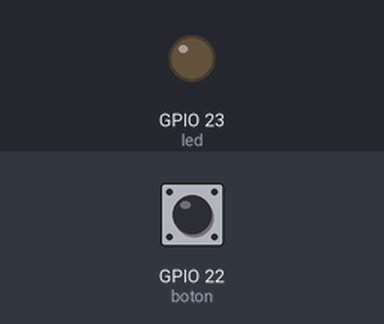
Simulated run of this sketch. Board: ESP32. Shown: output pins drawn as LEDs (lit = HIGH). Inputs (shaded band) come from the test bench; at power-on: GPIO 22 (boton) LOW. WiFi joins after 1.5 s; servers stay silent unless stated; uploads are accepted with an empty reply; what the sketch prints to the serial monitor is not drawn.

Above: at 2.7 s.
2.8 s: GPIO 22 (boton) pulled HIGH for 1.45 s
At 4.8 s:
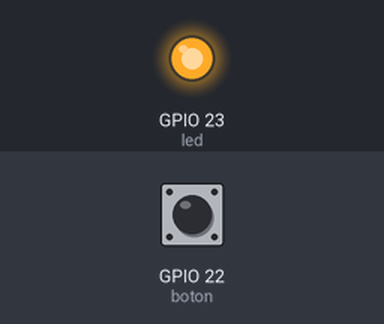
6.6 s: GPIO 22 (boton) pulled HIGH for 3.2 s
At 11.0 s:
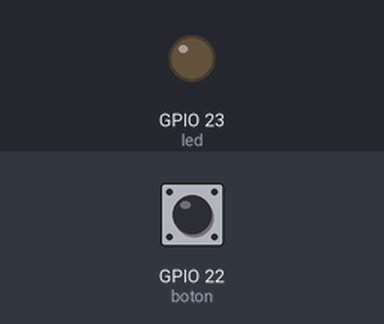
Timing chart, 0 to 12.5 s (numbered marks = the images above; inputs shaded):
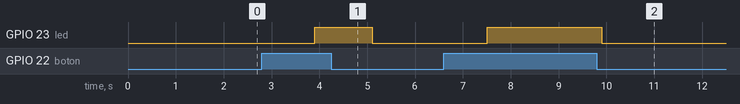

The sketch:

P6.ino
```cpp
#include <WiFi.h>
#include <HTTPClient.h>
int led=23;
int boton=22;
const char *ssid = "MEGACABLE-2.4G-32A5";
const char *password = "2S7xDhn38u";
const char* serverName = "http://192.168.100.3/enviardatos.php";

void setup() {
Serial.begin(9600);
Serial.print("Configurando el access point...");
WiFi.begin(ssid, password);
while (WiFi.status() != WL_CONNECTED) {
delay(500);
Serial.print(".");
}
Serial.println("");
Serial.println("WiFI connected");
Serial.print("IP: ");
Serial.println(WiFi.localIP());
pinMode(boton,INPUT);
pinMode(led,OUTPUT);
}
void loop() {
int valor;
int estado;
valor=digitalRead(boton);
if( valor == 1){
digitalWrite(led, HIGH);
estado=1;
}else {
digitalWrite(led,LOW);
estado=0;
}
if(WiFi.status()== WL_CONNECTED){
HTTPClient http;
// Su nombre de dominio con la ruta del URL o la dirección IP
http.begin(serverName);
// Especifica content-type header
http.addHeader("Content-Type", "application/x-www-form-urlencoded");
// Prepara el HTTP POST para solicitar dato
String httpRequestData = "&valor=" + String(estado) + ""; //concatenación de datos de los sensores al GBD

int httpResponseCode = http.POST(httpRequestData);
if (httpResponseCode>0) {
Serial.println("HTTP dato enviado");
delay(1000);
}
else {
Serial.print("Error de código: ");
Serial.println(httpResponseCode);
}
http.end();
}
else {
Serial.println("WiFi desconectado");
}
//delay(1000);
}
```

Measured:
- after the input at 2.8 s, GPIO 23 (led): LOW → HIGH after 1.1 s, → LOW 1.2 s later
- after the input at 6.6 s, GPIO 23 (led): LOW → HIGH after 0.90 s, → LOW 2.4 s later
